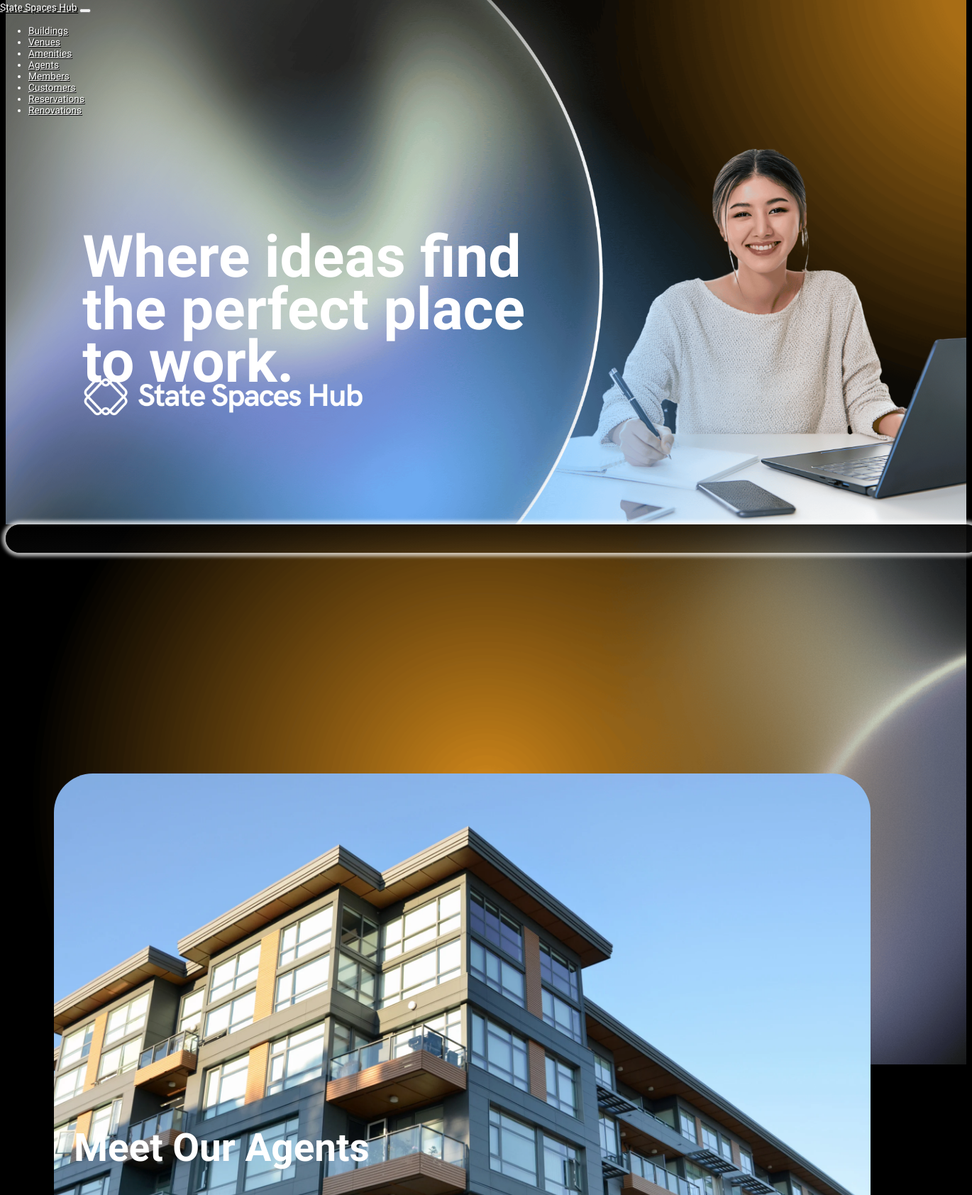
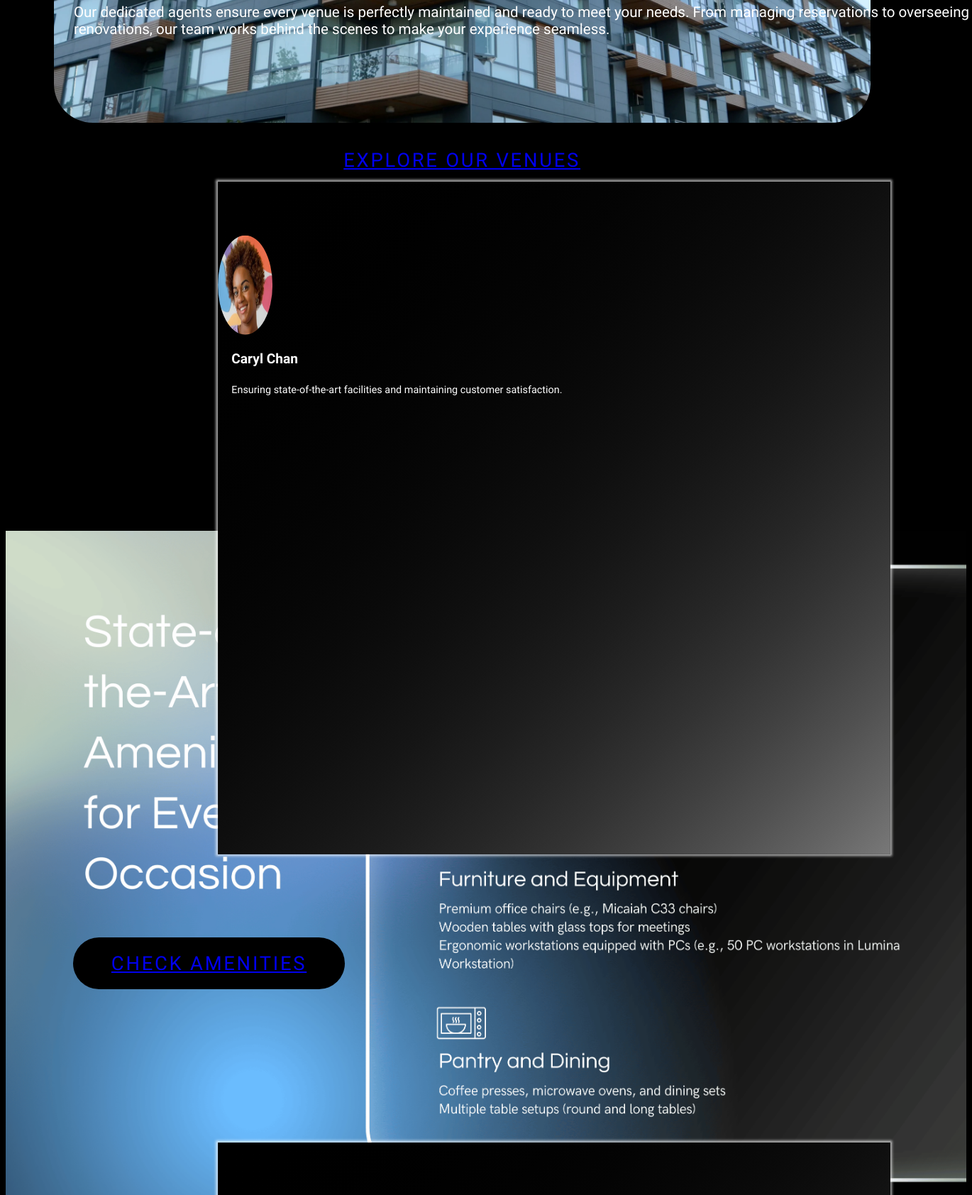
The page / (upper part) on the database its author committed (2 pictures, top to bottom).
### StateSpacesHub/models.py (models this page shows, shortened)
class Agent(models.Model):
    first_name = models.CharField(max_length=255)
    last_name = models.CharField(max_length=255)
    assigned_building = models.ForeignKey(Building, on_delete=models.SET_NULL, null=True, blank=True)

### StateSpacesHub/views.py (the view)
# urls.py: path('', HomePage.as_view(), name='building_list'),
class HomePage(ListView):
    model = Building
    template_name = 'pages/home.html'
    def get_context_data(self, **kwargs):
        context = super().get_context_data(**kwargs)
        context['buildings'] = Building.objects.all()
        context['total_buildings'] = Building.objects.count()
        context['recent_buildings'] = Building.objects.order_by('-id')[:5]
        context['agents'] = Agent.objects.all()[:3]
        context['description'] = ['Ensuring state-of-the-art facilities and maintaining customer satisfaction.','Expert in organizing large-scale events and tailoring venues to suit corporate or social gatherings.','Providing a quiet, productive environment for study and individual work.']
        context['agent_description'] = zip(context['agents'], context['description'])
        return context

### templates/pages/home.html (shortened to what this page needs)
{% extends 'base.html' %}
{% load static %}
{% block css %}
<link rel="stylesheet" href="{% static 'pages/home/main.css' %}">
{% endblock css %}
{% block content %}
<section class="hero">
    <div class="header">
        <h1>Where ideas find the perfect place to work.</h1>
    </div>
</section>
<section class="explore-venues"  style="width:100%;height: 56.25vw;">
    <div class="row"  style="width:100%;height: 56.25vw;">
        <div class="col-sm-6 d-flex align-items-center">
            <div class="translucent-card">
                <div class="text">
                    <h2>Flexible Spaces for Your Every Need</h2>
                    <p>Work, Meet, Learn, and Celebrate!</p>
                </div>
            </div>
        </div>
        <div class="col-sm-6">
            <div class="row" style="width:100%;height:100%">
                <div class="col-sm-12">
                    <img src="{% static 'pages/home/building.webp' %}" class="img-fluid building" alt="Office Image">
                </div>
                <br>
                <div class="col-sm-12">
                    <a href="{% url 'StateSpacesHub:venue' %}" class="button btn btn-light">EXPLORE OUR VENUES</a>
                </div>
            </div>
        </div>
    </div>
</section>
<section class="meet-agents">
    <h2>Meet Our Agents</h2>
    <p> Our dedicated agents ensure every venue is perfectly maintained and ready to meet your needs. From managing reservations to overseeing renovations, our team works behind the scenes to make your experience seamless. </p>
    <div class="row agents">
        {% for agent,description in agent_description %}
        <div class="col-sm-4">
            <div class="card">
                <img src="static/pages/home/{{forloop.counter}}.jpg" class="card-img-top" alt="{{ agent.name }}" height="200" width="200">
                <div class="card-body">
                    <h5 class="card-title">{{ agent.first_name }} {{ agent.last_name }}</h5>
                    <p class="card-text">{{ description }}</p>
                </div>
            </div>
        </div>
        {% endfor %}
    </div>
</section>
<section class="check-amenities">
    <a href="{%url 'StateSpacesHub:amenity'%}" class="button btn btn-dark">CHECK AMENITIES</a>
    </section>
{% endblock content %}

### static/base.css (style rules this page uses)
body { background-color:black; color:white; font-family: Questrial; }
h2 { color: white; font-family: Questrial; font-size: 3vw; margin-top:5vw; }

### static/pages/home/main.css (style rules this page uses)
section { background-size: contain; background-position: top; background-repeat: no-repeat; text-align: center; width:100%; height: 56.25vw; margin-top:-20px; }
.hero { background-image: url("hero.png"); }
.explore-venues { background-image: url('explore_venues.png'); }
.check-amenities { background-image: url('check_amenities.png'); background-size: contain; background-position: top; background-repeat: no-repeat; text-align: center; width:100%; height: 74.318vw; margin-top:-20px; }
.card-img-top { width:8vw; margin:auto; border-radius:50%; }
.card-title { font-size: 2vw; font-family: Questrial; margin: 0; padding: 0; }
.card-body h5 { font-size: 2vw; font-family: Questrial; margin-bottom:2.5vw; }
.card-body p { font-size: 1.5vw; font-family: Questrial; }
.card-body { padding:2vw; }
.card { padding-top:8%; height: 0; padding-bottom: 92%; overflow: hidden; scale:0.7; background-image: linear-gradient(135deg, rgb(0% 0% 0%) 0%, rgb(0.011% 0.011% 0.011%) 6.25%, rgb(0.092% 0.092% 0.092%) 12.5%, rgb(0.31% 0.31% 0.31%) 18.75%, rgb(0.735% 0.735% 0.735%) 25%, rgb(1.436% 1.436% 1.436%) 31.25%, rgb(2.482% 2.482% 2.482%) 37.5%, rgb(3.941% 3.941% 3.941%) 43.75%, rgb(5.882% 5.882% 5.882%) 50%, rgb(8.375% 8.375% 8.375%) 56.25%, rgb(11.489% 11.489% 11.489%) 62.5%, rgb(15.292% 15.292% 15.292%) 68.75%, rgb(19.853% 19.853% 19.853%) 75%, rgb(25.241% 25.241% 25.241%) 81.25%, rgb(31.526% 31.526% 31.526%) 87.5%, rgb(38.775% 38.775% 38.775%) 93.75%, rgb(47.059% 47.059% 47.059%) 100% ); box-shadow: 0 0 5px 5px rgba(255,255,255, 0.7); }
.meet-agents { color: white; width:100%; padding:7vw; text-align:left }
.meet-agents h2 { font-size: 4vw; font-family: Questrial; margin: 0; margin-bottom:40px; padding: 0; }
.meet-agents p { font-size: 1.5vw; font-family: Questrial; margin: 0; padding: 0; }
.translucent-card { background-color: rgba(0, 0, 0, 0.1) !important; background-image: linear-gradient(to top left, rgba(255, 255, 255, 0.05), rgba(0, 0, 0, 0.7)); border-radius: 4vw; padding: 20px; width:80%; height:61%; padding-left:20% !important; color:white; text-align: left; margin: auto; margin-right:1% !important; box-shadow: 0 0 5px 5px rgba(255,255,255, 0.7); }
.translucent-card h2 { font-size: 4vw; font-family: Questrial; }
.translucent-card p { font-size: 2.5vw; font-family: Questrial; }
.translucent-card .text { padding-left:5% !important; position: absolute; top: 50%; left: 50%; transform: translate(-50%, -50%); }
.building { width:85%; border-radius: 4vw; margin: 23% 10% 1% 5%; }
.button { width:85% ; padding: 1.5vw 1.5vw; font-size:2vw; font-family: Hanken Grotesk; text-transform: capitalize; border-radius:4vw; margin: 1% 10% 23% 5%; letter-spacing: 0.2vw; }
.check-amenities > .button { background-color:black; width:25vw; position:relative; top:55%; left:2%; float:left; }
.hero > .header { position:relative; top:35%; left:8%; float:left; }
.hero > .header > h1 { line-height: 0.9; text-align: left; font-family: Questrial; font-size:6vw; width:50vw; color:white; }

### rows shown on the page
Agent: first_name "Caryl", last_name "Chan", description "Ensuring state-of-the-art facilities and maintaining customer satisfaction."
